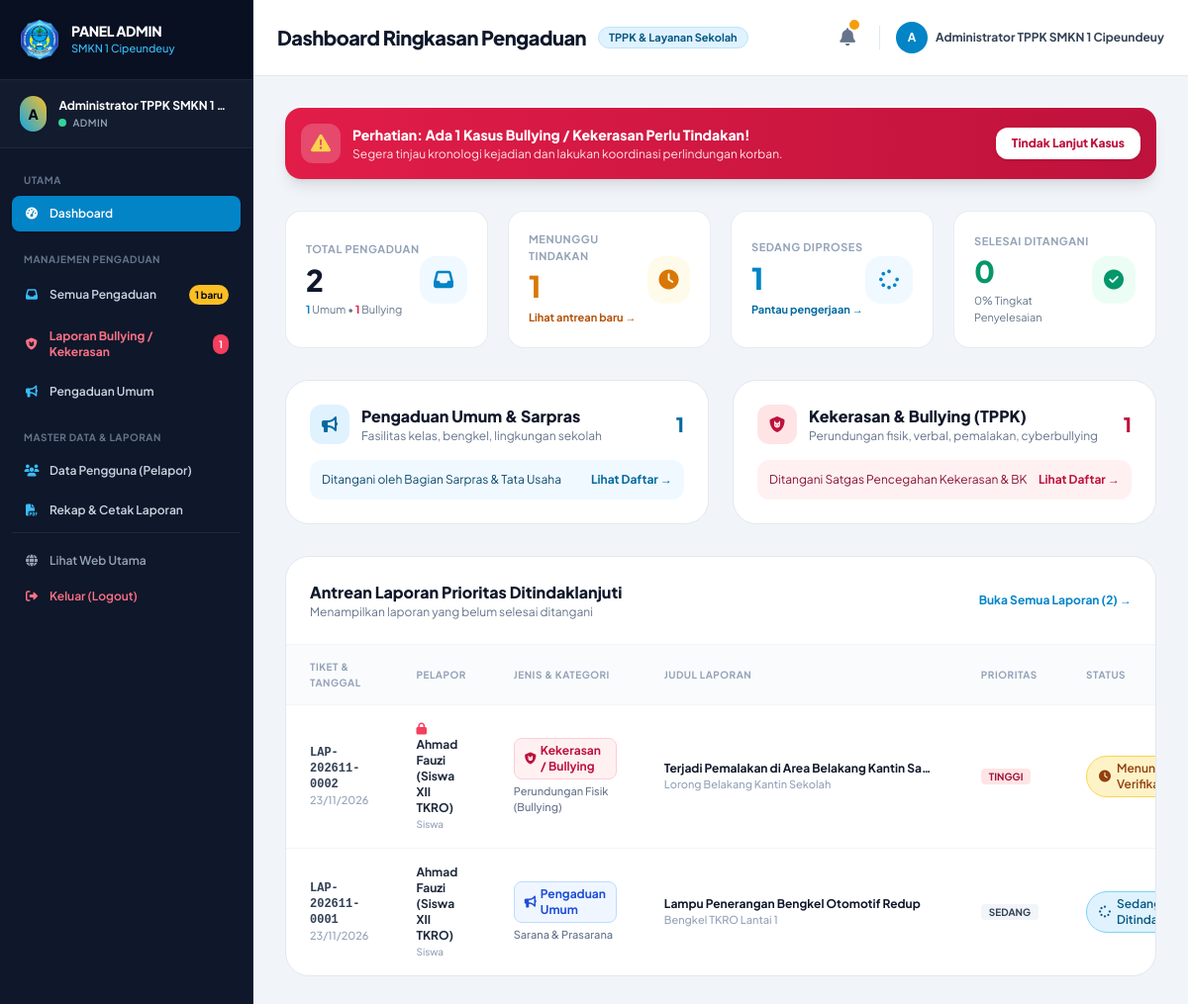
Page /admin/dashboard.php (signed in) on the committed database.
### tables this page shows
CREATE TABLE `pengaduan` (
    `id` INT AUTO_INCREMENT PRIMARY KEY,
    `kode_tiket` VARCHAR(30) NOT NULL UNIQUE,
    `user_id` INT NOT NULL,
    `jenis_laporan` ENUM('umum', 'kekerasan_bullying') NOT NULL,
    `kategori_id` INT NULL,
    `judul` VARCHAR(200) NOT NULL,
    `isi_laporan` TEXT NOT NULL,
    `tanggal_kejadian` DATE NOT NULL,
    `lokasi_kejadian` VARCHAR(150) NOT NULL,
    `foto_bukti` VARCHAR(255) NULL,
    `status_privasi` ENUM('publik', 'rahasia') NOT NULL DEFAULT 'publik' COMMENT 'rahasia: hanya admin/TPPK yang tahu identitas pelapor',
    `prioritas` ENUM('rendah', 'sedang', 'tinggi', 'darurat') NOT NULL DEFAULT 'sedang',
    `status` ENUM('menunggu', 'diproses', 'selesai', 'ditolak') NOT NULL DEFAULT 'menunggu',
    `created_at` TIMESTAMP DEFAULT CURRENT_TIMESTAMP,
    `updated_at` TIMESTAMP DEFAULT CURRENT_TIMESTAMP ON UPDATE CURRENT_TIMESTAMP,
    INDEX `idx_pengaduan_user` (`user_id`),
    INDEX `idx_pengaduan_kategori` (`kategori_id`),
    CONSTRAINT `fk_pengaduan_user` FOREIGN KEY (`user_id`) REFERENCES `users` (`id`) ON DELETE CASCADE,
    CONSTRAINT `fk_pengaduan_kategori` FOREIGN KEY (`kategori_id`) REFERENCES `kategori_pengaduan` (`id`) ON DELETE SET NULL
);

CREATE TABLE `users` (
    `id` INT AUTO_INCREMENT PRIMARY KEY,
    `username` VARCHAR(50) NOT NULL UNIQUE,
    `password` VARCHAR(255) NOT NULL,
    `nama_lengkap` VARCHAR(100) NOT NULL,
    `email` VARCHAR(100) NOT NULL,
    `no_telp` VARCHAR(25) NOT NULL,
    `role` ENUM('admin', 'petugas', 'pelapor') NOT NULL DEFAULT 'pelapor',
    `tipe_pelapor` ENUM('siswa', 'wali_murid', 'masyarakat', 'staff') NOT NULL DEFAULT 'siswa',
    `nomor_identitas` VARCHAR(50) NULL COMMENT 'NISN untuk siswa, NIK untuk wali/masyarakat',
    `alamat` TEXT NULL,
    `status_aktif` TINYINT(1) NOT NULL DEFAULT 1,
    `created_at` TIMESTAMP DEFAULT CURRENT_TIMESTAMP,
    `updated_at` TIMESTAMP DEFAULT CURRENT_TIMESTAMP ON UPDATE CURRENT_TIMESTAMP
);

CREATE TABLE `kategori_pengaduan` (
    `id` INT AUTO_INCREMENT PRIMARY KEY,
    `jenis_laporan` ENUM('umum', 'kekerasan_bullying') NOT NULL,
    `nama_kategori` VARCHAR(100) NOT NULL,
    `deskripsi` TEXT NULL,
    `icon` VARCHAR(50) DEFAULT 'fa-folder'
);

### admin/dashboard.php (the view, shortened to what the rows shown need)
<?php
require_once __DIR__ . '/../config/helpers.php';
$db = get_db_connection();
$stmtPerlu = $db->query("
    SELECT p.*, k.nama_kategori, u.nama_lengkap as nama_pelapor, u.tipe_pelapor
    FROM pengaduan p
    LEFT JOIN kategori_pengaduan k ON p.kategori_id = k.id
    LEFT JOIN users u ON p.user_id = u.id
    WHERE p.status IN ('menunggu', 'diproses')
    ORDER BY
        CASE WHEN p.jenis_laporan = 'kekerasan_bullying' THEN 1 ELSE 2 END,
        CASE WHEN p.prioritas = 'darurat' THEN 1 WHEN p.prioritas = 'tinggi' THEN 2 ELSE 3 END,
        p.id DESC
    LIMIT 6
");
$laporanPerlu = $stmtPerlu->fetchAll();
?>
<!DOCTYPE html>
<html lang="id" class="h-full bg-slate-100">
<head>
    <link rel="stylesheet" href="https://cdnjs.cloudflare.com/ajax/libs/font-awesome/6.5.1/css/all.min.css">
    <script src="https://cdn.tailwindcss.com"></script>
</head>
<body class="flex h-full text-slate-800 antialiased selection:bg-sky-500 selection:text-white">
    <?php require_once __DIR__ . '/../includes/sidebar_admin.php'; ?>
    <div class="flex-1 flex flex-col min-w-0 overflow-y-auto">
        <header class="bg-white border-b border-slate-200 px-6 py-4 flex items-center justify-between sticky top-0 z-30 shadow-xs">
            <div class="flex items-center gap-3">
                <h1 class="text-xl font-black text-slate-900 tracking-tight">Dashboard Ringkasan Pengaduan</h1>
            </div>
        </header>
        <main class="p-6 sm:p-8 space-y-8">
            <div class="bg-white rounded-3xl border border-slate-200 shadow-xs overflow-hidden">
                <?php if (empty($laporanPerlu)): ?>
                    <div class="p-12 text-center text-slate-400 text-xs">
                        <i class="fa-solid fa-circle-check text-3xl text-emerald-500 mb-2"></i>
                        <p class="font-bold text-slate-700">Semua Laporan Telah Ditangani!</p>
                        <p class="text-slate-500">Tidak ada pengaduan yang berstatus menunggu atau diproses saat ini.</p>
                    </div>
                <?php else: ?>
                    <div class="overflow-x-auto">
                        <table class="w-full text-left text-xs">
                            <thead class="bg-slate-50/70 border-b border-slate-100 text-slate-400 font-bold uppercase tracking-wider text-[10px]">
                                <tr>
                                    <th class="py-3.5 px-6">Tiket & Tanggal</th>
                                    <th class="py-3.5 px-6">Pelapor</th>
                                    <th class="py-3.5 px-6">Jenis & Kategori</th>
                                    <th class="py-3.5 px-6">Judul Laporan</th>
                                    <th class="py-3.5 px-6">Prioritas</th>
                                    <th class="py-3.5 px-6">Status</th>
                                </tr>
                            </thead>
                            <tbody class="divide-y divide-slate-100 font-medium">
                                <?php foreach ($laporanPerlu as $lap): ?>
                                    <tr class="hover:bg-slate-50/80 transition">
                                        <td class="py-4 px-6">
                                            <span class="font-mono font-bold text-slate-700 block"><?= htmlspecialchars($lap['kode_tiket']) ?></span>
                                            <span class="text-[11px] text-slate-400"><?= date('d/m/Y', strtotime($lap['created_at'])) ?></span>
                                        </td>
                                        <td class="py-4 px-6">
                                            <span class="font-bold text-slate-800 block">
                                                <?= $lap['status_privasi'] === 'rahasia' ? '<i class="fa-solid fa-lock text-rose-500 mr-1" title="Laporan Rahasia"></i>' : '' ?>
                                                <?= htmlspecialchars($lap['nama_pelapor']) ?>
                                            </span>
                                            <span class="text-[10px] text-slate-400 capitalize"><?= htmlspecialchars($lap['tipe_pelapor']) ?></span>
                                        </td>
                                        <td class="py-4 px-6">
                                            <?= render_jenis_badge($lap['jenis_laporan']) ?>
                                            <span class="text-[11px] text-slate-500 block mt-1"><?= htmlspecialchars($lap['nama_kategori'] ?? 'Umum') ?></span>
                                        </td>
                                        <td class="py-4 px-6 max-w-xs">
                                            <span class="font-bold text-slate-900 block truncate"><?= htmlspecialchars($lap['judul']) ?></span>
                                            <span class="text-[11px] text-slate-400 block truncate"><?= htmlspecialchars($lap['lokasi_kejadian']) ?></span>
                                        </td>
                                        <td class="py-4 px-6">
                                            <span class="px-2 py-0.5 rounded text-[10px] font-bold uppercase <?= in_array($lap['prioritas'], ['darurat', 'tinggi']) ? 'bg-rose-100 text-rose-800' : 'bg-slate-100 text-slate-700' ?>">
                                                <?= $lap['prioritas'] ?>
                                            </span>
                                        </td>
                                        <td class="py-4 px-6">
                                            <?= render_status_badge($lap['status']) ?>
                                        </td>
                                    </tr>
                                <?php endforeach; ?>
                            </tbody>
                        </table>
                    </div>
                <?php endif; ?>
            </div>
        </main>
    </div>
</body>
</html>

### config/helpers.php (shortened to what the rows shown need)
<?php
function render_status_badge($status) {
    switch ($status) {
        case 'menunggu':
            return '<span class="inline-flex items-center gap-1.5 px-3 py-1 rounded-full text-xs font-semibold bg-amber-100 text-amber-800 border border-amber-300"><i class="fa-solid fa-clock"></i> Menunggu Verifikasi</span>';
        case 'diproses':
            return '<span class="inline-flex items-center gap-1.5 px-3 py-1 rounded-full text-xs font-semibold bg-sky-100 text-sky-800 border border-sky-300"><i class="fa-solid fa-spinner fa-spin"></i> Sedang Ditindaklanjuti</span>';
    }
}
function render_jenis_badge($jenis) {
    if ($jenis === 'kekerasan_bullying') {
        return '<span class="inline-flex items-center gap-1 px-2.5 py-1 rounded-lg text-xs font-bold bg-rose-50 text-rose-700 border border-rose-200"><i class="fa-solid fa-shield-cat"></i> Kekerasan / Bullying</span>';
    }
    return '<span class="inline-flex items-center gap-1 px-2.5 py-1 rounded-lg text-xs font-bold bg-blue-50 text-blue-700 border border-blue-200"><i class="fa-solid fa-bullhorn"></i> Pengaduan Umum</span>';
}

### rows in the picture
pengaduan: kode_tiket "LAP-202611-0002", created_at "23/11/2026", status_privasi "rahasia" (drawn), user.nama_lengkap "Ahmad Fauzi (Siswa XII TKRO)", user.tipe_pelapor "Siswa", shows "Kekerasan / Bullying", kategori.nama_kategori "Perundungan Fisik (Bullying)", judul "Terjadi Pemalakan di Area Belakang Kantin Sa…", lokasi_kejadian "Lorong Belakang Kantin Sekolah", prioritas "TINGGI", status "menunggu" (drawn)
pengaduan: kode_tiket "LAP-202611-0001", created_at "23/11/2026", user.nama_lengkap "Ahmad Fauzi (Siswa XII TKRO)", user.tipe_pelapor "Siswa", kategori.nama_kategori "Sarana & Prasarana", judul "Lampu Penerangan Bengkel Otomotif Redup", lokasi_kejadian "Bengkel TKRO Lantai 1", prioritas "SEDANG", status "diproses" (drawn)

### other values in the picture
substr($user['nama_lengkap'] ?? 'A', 0, 1) "A"
$user['nama_lengkap'] "Administrator TPPK SMKN 1…"
$user['role'] "ADMIN"
$counts['menunggu'] "1"
$counts['bullying_aktif'] "1"
substr($user['nama_lengkap'], 0, 1) "A"
$user['nama_lengkap'] "Administrator TPPK SMKN 1 Cipeundeuy"
$stat['bullying_aktif'] "1"
$stat['total_laporan'] "2"
$stat['total_umum'] "1"
$stat['total_bullying'] "1"
$stat['status_menunggu'] "1"
$stat['status_diproses'] "1"
$stat['status_selesai'] "0"
